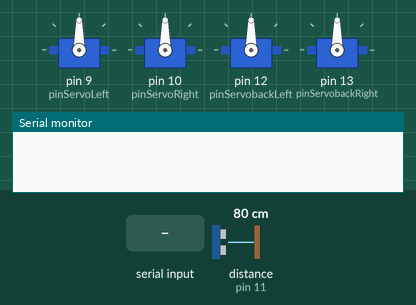
Bench run of a sketch on a simulated Arduino Uno, built with avr-gcc and run on an emulated ATmega328P. Shown: 4 × servo, the last lines printed to the serial monitor. The inputs (shaded band) are chosen by the test bench; at power-on: distance to the obstacle (sensor on pin 11) 80 cm. The echo pulse lasts 58.3 µs per cm.

Above: at 1.2 s.
1.3 s: "up\n" received over Serial
At 1.9 s:
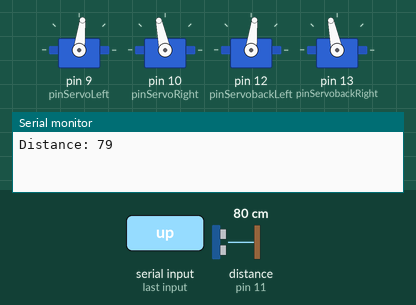
2.8 s: "down\n" received over Serial
At 3.1 s:
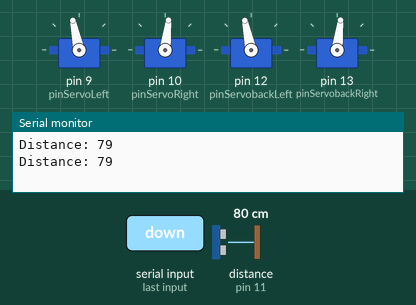
4.3 s: "left\n" received over Serial
At 5.4 s:
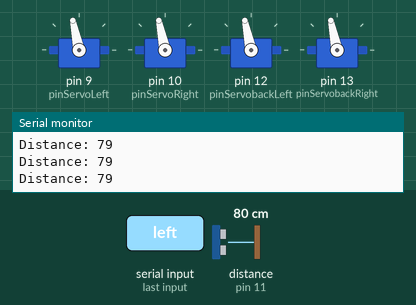
Timing chart, 0 to 7.3 s (numbered marks = the images above; inputs shaded):
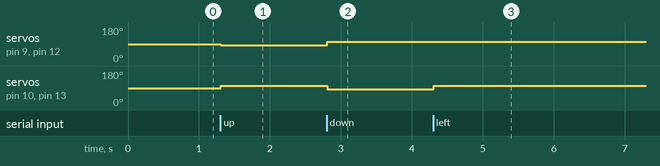

The sketch:

Wheelchair.ino
```cpp
#include <Servo.h>
#define TRIG_PIN 8
#define ECHO_PIN 11

Servo servoLeft;
Servo servoRight;
int pinServoLeft = 9;
int pinServoRight = 10;
Servo servobackLeft;
Servo servobackRight;
int pinServobackLeft = 12;
int pinServobackRight = 13;

void setup() {
  servoLeft.attach(pinServoLeft);
  servoRight.attach(pinServoRight);
  servobackLeft.attach(pinServobackLeft);
  servobackRight.attach(pinServobackRight);
  pinMode(TRIG_PIN, OUTPUT);
  pinMode(ECHO_PIN, INPUT);
  Serial.begin(9600); // Start serial communication at 9600 baud rate
}

void loop() {
  if (Serial.available() > 0) {
    String command = Serial.readStringUntil('\n'); // Read the incoming command
    long duration, distance;
    digitalWrite(TRIG_PIN, LOW);
    delayMicroseconds(2);
    digitalWrite(TRIG_PIN, HIGH);
    delayMicroseconds(10);
    digitalWrite(TRIG_PIN, LOW);
    duration = pulseIn(ECHO_PIN, HIGH);
    distance = duration * 0.034 / 2;
    Serial.print("Distance: ");
    Serial.println(distance);
    controlRobot(command, distance); // Control the robot based on the command

    delay(1000);
  }
}

void controlRobot(String command, long distance) {
  if (command == "up" && distance > 5) {
    // Forward
    servoLeft.writeMicroseconds(1400); // Adjust as needed for your servo
    servoRight.writeMicroseconds(1600); // Reverse direction for the other servo
    servobackLeft.writeMicroseconds(1400); // Adjust as needed for your servo
    servobackRight.writeMicroseconds(1600); // Reverse direction for the other servo
  } else if (command == "down") {
    // Backward
    servoLeft.writeMicroseconds(1600);
    servoRight.writeMicroseconds(1400);
    servobackLeft.writeMicroseconds(1600);
    servobackRight.writeMicroseconds(1400);
  } else if (command == "left" && distance > 1) {
    // Turn left
    servoLeft.writeMicroseconds(1600); // Both servos in the same direction
    servoRight.writeMicroseconds(1600);
    servobackLeft.writeMicroseconds(1600); // Both servos in the same direction
    servobackRight.writeMicroseconds(1600);
  } else if (command == "right" && distance > 1) {
    // Turn right
    servoLeft.writeMicroseconds(1400); // Both servos in the same direction
    servoRight.writeMicroseconds(1400);
    servobackLeft.writeMicroseconds(1400); // Both servos in the same direction
    servobackRight.writeMicroseconds(1400);
  } else {
    // Stop
    servoLeft.writeMicroseconds(1500); // Neutral position - servo stops
    servoRight.writeMicroseconds(1500); // Neutral position - servo stops
    servobackLeft.writeMicroseconds(1500); // Neutral position - servo stops
    servobackRight.writeMicroseconds(1500); // Neutral position - servo stops
  }
}
```

Measured:
- after the input at 1.3 s, servo on pin 9 (pinServoLeft), servo on pin 12 (pinServobackLeft): 90° → 83° at once; servo on pin 10 (pinServoRight), servo on pin 13 (pinServobackRight): 90° → 102° at once
- after the input at 2.8 s, servo on pin 9 (pinServoLeft), servo on pin 12 (pinServobackLeft): 83° → 102° at once; servo on pin 10 (pinServoRight), servo on pin 13 (pinServobackRight): 102° → 83° at once
- after the input at 4.3 s, servo on pin 10 (pinServoRight), servo on pin 13 (pinServobackRight): 83° → 102° at once
